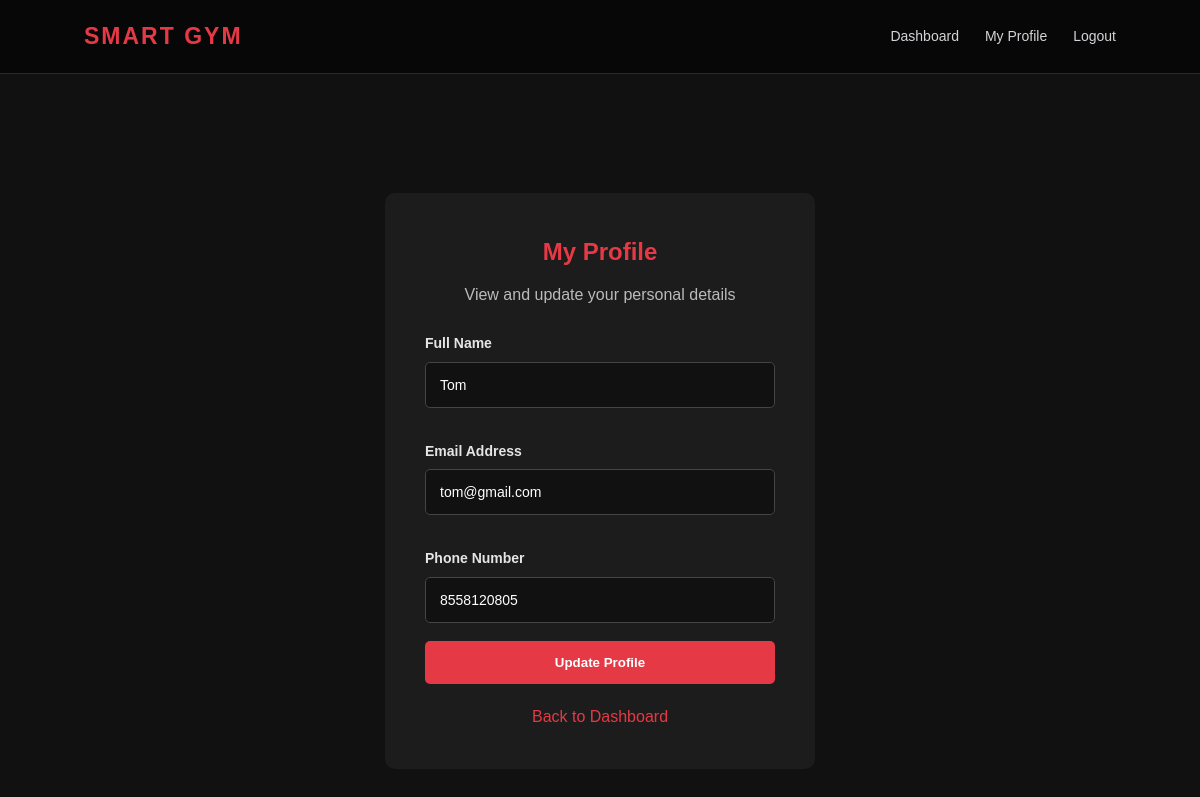
Page /client/profile.php (signed in) on the committed database.
### tables this page shows
CREATE TABLE `clients` (
  `id` int NOT NULL AUTO_INCREMENT,
  `name` varchar(100) NOT NULL,
  `email` varchar(150) NOT NULL,
  `phone` varchar(15) NOT NULL,
  `password` varchar(255) NOT NULL,
  `created_at` timestamp NULL DEFAULT CURRENT_TIMESTAMP,
  PRIMARY KEY (`id`),
  UNIQUE KEY `email` (`email`)
);

### client/profile.php (the view, shortened to what this page needs)
<?php
require_once "../config/database.php";
$client_id = $_SESSION["client_id"];
$stmt = $conn->prepare(
    "SELECT name, email, phone FROM clients WHERE id = ?"
);
$stmt->execute([$client_id]);
$client = $stmt->fetch();
?>
<!DOCTYPE html>
<html lang="en">
<head>
    <link rel="stylesheet" href="../assets/css/style.css">
    <link rel="stylesheet" href="../assets/css/auth.css">
</head>
<body>
<header class="navbar">
    <h2>SMART GYM</h2>
    <nav>
        <a href="dashboard.php">Dashboard</a>
        <a href="profile.php">My Profile</a>
        <a href="logout.php">Logout</a>
    </nav>
</header>
<div class="auth-container">
    <form class="auth-form" method="POST">
        <h2>My Profile</h2>
        <p>View and update your personal details</p>
        <label>Full Name</label>
        <input
            type="text"
            name="name"
            value="<?= htmlspecialchars($client["name"]) ?>"
            maxlength="50"
            required
        >
        <label>Email Address</label>
        <input
            type="email"
            value="<?= htmlspecialchars($client["email"]) ?>"
            readonly
        >
        <label>Phone Number</label>
        <input
            type="tel"
            name="phone"
            value="<?= htmlspecialchars($client["phone"]) ?>"
            maxlength="10"
            pattern="[6-9][0-9]{9}"
            required
        >
        <button type="submit" class="auth-btn">
            Update Profile
        </button>
        <div class="auth-link">
            <a href="dashboard.php">Back to Dashboard</a>
        </div>
    </form>
</div>
</body>
</html>

### assets/css/style.css (style rules this page uses)
:root { --bg: #090909; --surface: #111111; --card: #171717; --card-hover: #202020; --accent: #e63946; --accent-dark: #bd1f2d; --text: #ffffff; --muted: #a1a1aa; --border: #292929; --success: #22c55e; --warning: #f59e0b; --radius: 14px; --shadow: 0 12px 35px rgba(0,0,0,0.3); }
* { margin: 0; padding: 0; box-sizing: border-box; }
html { scroll-behavior: smooth; }
body { font-family: Arial, Helvetica, sans-serif; background: var(--bg); color: var(--text); line-height: 1.6; min-height: 100vh; }
a { color: inherit; }
.navbar { display: flex; justify-content: space-between; align-items: center; padding: 18px 7%; background: rgba(8,8,8,0.94); border-bottom: 1px solid var(--border); position: relative; z-index: 10; backdrop-filter: blur(15px); }
.navbar h2 { color: var(--accent); letter-spacing: 2px; font-size: 23px; font-weight: 800; }
.navbar nav { display: flex; align-items: center; gap: 26px; }
.navbar nav a { color: #d4d4d8; text-decoration: none; font-size: 14px; transition: 0.25s; }
button { font-family: inherit; }
form { margin-top: 15px; }
label { display: block; color: #e5e5e5; margin: 14px 0 7px; font-size: 14px; font-weight: 600; }
input, select, textarea { width: 100%; padding: 13px 15px; background: #101010; border: 1px solid #333; border-radius: 8px; color: white; outline: none; font-size: 14px; transition: 0.25s; }
input::placeholder, textarea::placeholder { color: #777; }

### assets/css/auth.css (style rules this page uses)
.auth-container { min-height: 100vh; display: flex; justify-content: center; align-items: center; padding: 30px 15px; background: #111; }
.auth-form { width: 100%; max-width: 430px; padding: 40px; background: #1c1c1c; border-radius: 10px; }
.auth-form h2 { color: #e63946; text-align: center; margin-bottom: 10px; }
.auth-form > p { color: #bbb; text-align: center; margin-bottom: 25px; }
.auth-form input { width: 100%; padding: 14px; margin-bottom: 18px; background: #111; border: 1px solid #444; border-radius: 5px; color: white; outline: none; }
.auth-btn { width: 100%; padding: 14px; background: #e63946; color: white; border: none; border-radius: 5px; font-weight: bold; cursor: pointer; }
.auth-link { margin-top: 20px; color: #ccc; text-align: center; }
.auth-link a { color: #e63946; text-decoration: none; }

### rows in the picture
clients: name "Tom", email "tom@gmail.com", phone "8558120805"
